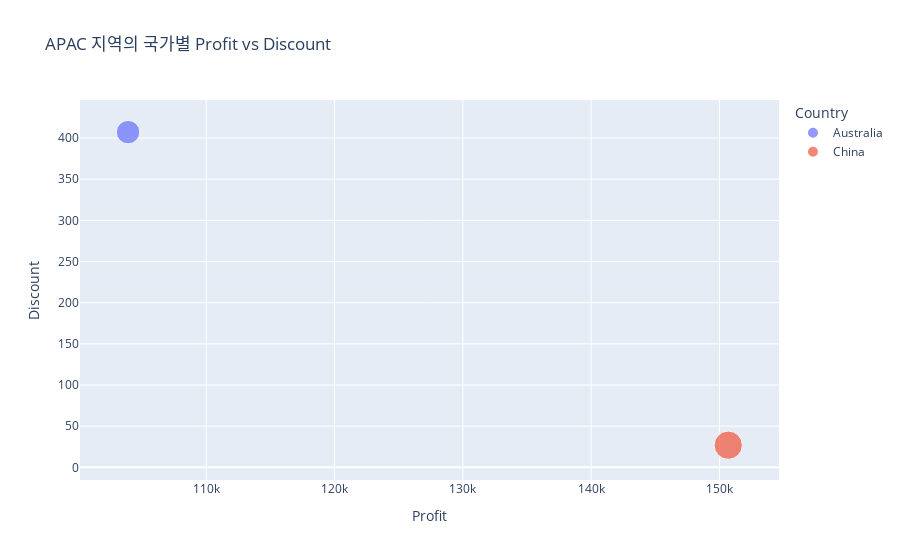

Write notebook code for a chart like this one.
### Code cell
import pandas as pd
import plotly.express as px

# 데이터 불러오기
df = pd.read_csv('superstore.csv')
df_copy = df[['Year', 'Market', 'Country', 'Sales', 'Profit', 'Discount']].copy()

# APAC 데이터 필터링
apac_data = df_copy[df_copy['Market'] == 'APAC']

# 오스트레일리아와 중국만 선택
aus_china = apac_data[apac_data['Country'].isin(['Australia', 'China'])]

# 그룹화하여 국가별 Sales, Profit 합계 계산
country_sales_profit_apac = aus_china.groupby('Country', as_index=False)[['Sales', 'Profit', 'Discount']].sum()

# 음수 Profit 값을 0으로 설정
country_sales_profit_apac['Profit'] = country_sales_profit_apac['Profit'].clip(lower=0)

# 시각화: Profit vs Discount (국가별 크기 비교)
fig = px.scatter(country_sales_profit_apac, x='Profit', y='Discount', color='Country', 
                 size='Profit', hover_data=['Discount'],
                 title="APAC 지역의 국가별 Profit vs Discount")
fig.show()

### Figure 1 — Plotly figure (JSON) as saved in the notebook; plotly's stock layout.template omitted (floating-point values rounded to 4 significant figures)
{"data": [{"hovertemplate": "Country=Australia<br>Profit=%{marker.size}<br>Discount=%{y}<extra></extra>", "legendgroup": "Australia", "marker": {"color": "#636efa", "size": [103900.0], "sizemode": "area", "sizeref": 376.7, "symbol": "circle"}, "mode": "markers", "name": "Australia", "orientation": "v", "showlegend": true, "type": "scatter", "x": [103900.0], "xaxis": "x", "y": [407.2], "yaxis": "y"}, {"hovertemplate": "Country=China<br>Profit=%{marker.size}<br>Discount=%{y}<extra></extra>", "legendgroup": "China", "marker": {"color": "#EF553B", "size": [150700.0], "sizemode": "area", "sizeref": 376.7, "symbol": "circle"}, "mode": "markers", "name": "China", "orientation": "v", "showlegend": true, "type": "scatter", "x": [150700.0], "xaxis": "x", "y": [26.9], "yaxis": "y"}], "layout": {"legend": {"itemsizing": "constant", "title": {"text": "Country"}, "tracegroupgap": 0}, "title": {"text": "APAC 지역의 국가별 Profit vs Discount"}, "xaxis": {"anchor": "y", "domain": [0, 1], "title": {"text": "Profit"}}, "yaxis": {"anchor": "x", "domain": [0, 1], "title": {"text": "Discount"}}}}
